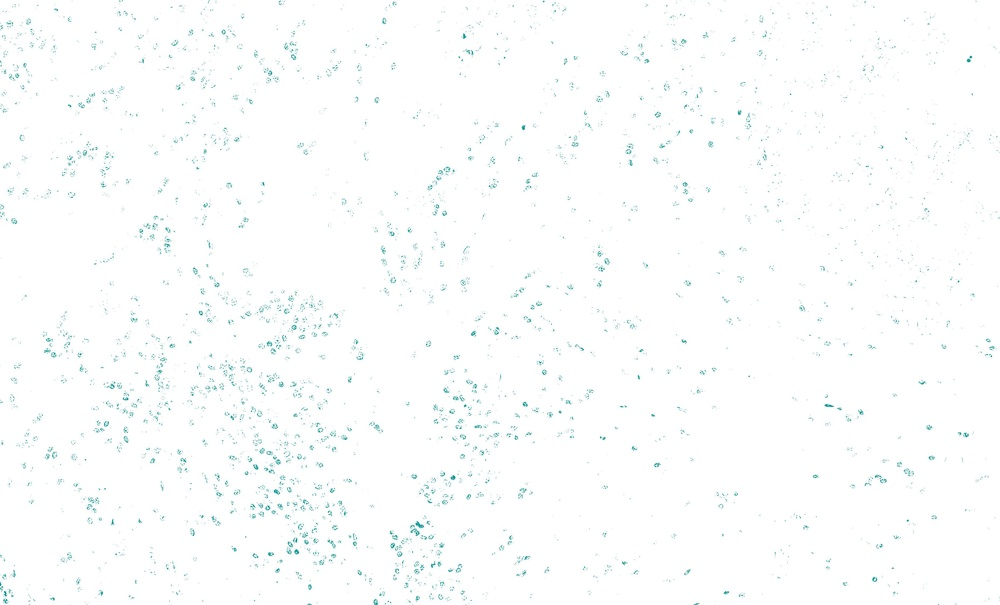
#> input picture Digital_segmentation_BRCA_547_Capstone/Pipeline_test_4_10_22/Pipeline_test_1/Individual_Clusters/19/4/0.jpg, 1000 x 605 px, shrunk from 3710 x 2245 before the run, given in place of test_1.tif, which was not available
$ jupyter execute TIL_Pipeline_1.ipynb   (shell and % lines are left out)   (text cells are left out)
#> lines starting #> are read from the running program, lines starting #| are printed output that depends on the picture; pictures that were not available may be replaced by others from this repository, and a replacement may not be noted
[cell 1]
# Libraries

import os
import cv2
import numpy as np
import pandas as pd
from tqdm import tqdm
import matplotlib as mpl
import matplotlib.pyplot as plt

[cell 2]
# Setting Parameters for Matplotlib

mpl.rcParams['lines.linewidth'] = 2
mpl.rcParams['figure.figsize'] = (8, 6)
mpl.rcParams['font.size'] = 15

[cell 3]
# Defining colors for clustering

colors = [np.array([204, 0, 0]), np.array([204, 204, 0]), np.array([0, 204, 0]),
          np.array([0, 153, 153]), np.array([102, 0, 204]), np.array([102, 0, 51]),
         np.array([51, 153, 255])]

[cell 4]
# Importing .tif file

img = cv2.imread('test_1.tif')
#> img is the input picture: shape (605, 1000, 3); mean B, G, R 253.1, 253.1, 251.7

[cell 5]
# Defining a path for individual cluster analysis

individual_path = "/Users/yanyaohan/Desktop/Pipeline_test_1/Individual_Clusters/"

[cell 6]
# Defining a model for a required number of clusters

# Three outputs
#compact = compactness (sum of squared of distances)
#labels = required labels
#center = center of each cluster (represents the color profile)

def cluster_model(cluster_num, img=img):
#> called with cluster_num = 19
    img2 = img.reshape((-1, 3))
    img2 = np.float32(img2)

    # We define criteria based on epsilon and number of iterations i.e. whichever is achieved first
    criteria = (cv2.TERM_CRITERIA_EPS + cv2.TermCriteria_MAX_ITER, 10, 0.1)
    # Number of clusters
    k = cluster_num
    # Number of attempts (no. of times algo is executed using different labellings)
    attempts = 10

    compact, label, center = cv2.kmeans(img2, k, None, criteria, attempts, cv2.KMEANS_RANDOM_CENTERS)
#> compact = 4993223.4; center = 19 rows, first 8: [231.5, 234.5, 203], [251.1, 252.6, 223.5], [240.1, 240.5, 235.2], [229.1, 229.8, 220.6], [216.6, 218.3, 201], [203.2, 205.9, 180.4], [240.1, 241.4, 223.6], [247.3, 247.4, 244.2]

    return compact, label, center

[cell 7]
# Lets do it for 19 clusters right now

compact_19, label_19, center_19 = cluster_model(19)
#> compact_19 = 4993223.4; center_19 has the same summary as center in cluster_model

[cell 8]
# Visualizing each individual cluster

def single_cluster_extraction(cluster_num, tot_clust,
                              center, label):

    new_center = np.zeros(center.shape)

    for i in range(len(center)):
        if i == cluster_num:
            col = np.random.randint(0, 6)
            new_center[i] = colors[col]
        else:
            new_center[i] = np.array([255, 255, 255])

    new_center = np.uint8(new_center)
    df = pd.DataFrame(label)
    df[0] = df[0].apply(lambda x: cluster_num if x==cluster_num else cluster_num-1)
    lab_new = np.array(df)
    new_res = new_center[lab_new.flatten()]
    new_res = new_res.reshape((img.shape))
    plt.imsave(individual_path + str(tot_clust) +
               "/Clusters/" + str(cluster_num) +
               ".jpg", new_res)

    return None

[cell 9]
# Extracting total number of individual clusters:

tot_cluster = 19

for clust_num in tqdm(range(tot_cluster)):
    single_cluster_extraction(clust_num, tot_cluster,
                             center_19, label_19)
#> this loop made 19 passes
#> pass 1, in single_cluster_extraction, `plt.imsave(individual_path + str(tot_clust) + "/Clusters/" + str(clust..`:
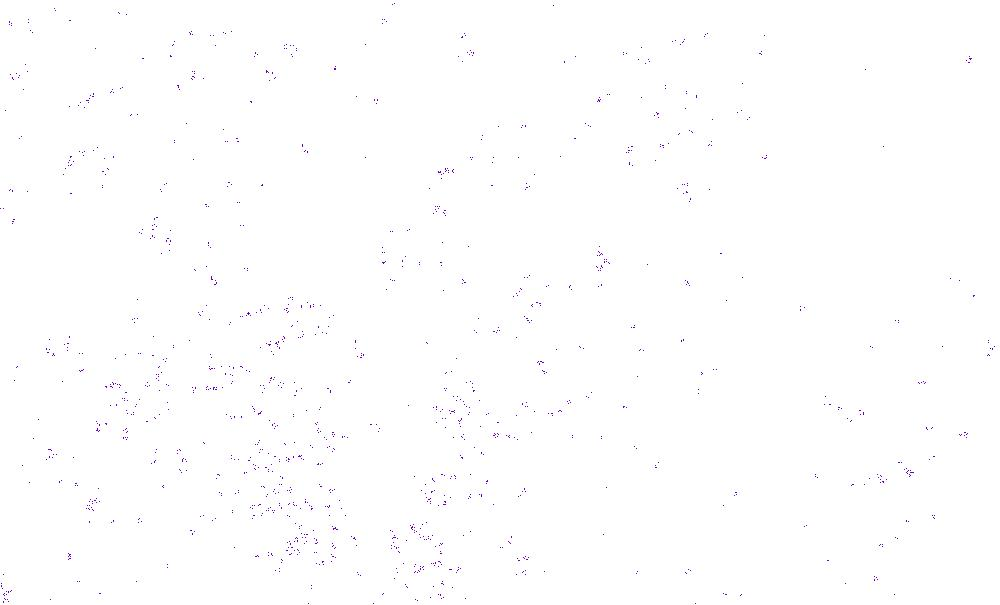
#> saved as 0.jpg: shape (605, 1000, 3); mean R, G, B 254.1, 254, 254.1
#> pass 2, in single_cluster_extraction (call 2), `plt.imsave(individual_path + str(tot_clust) + "/Clusters/" + str(clust..`:
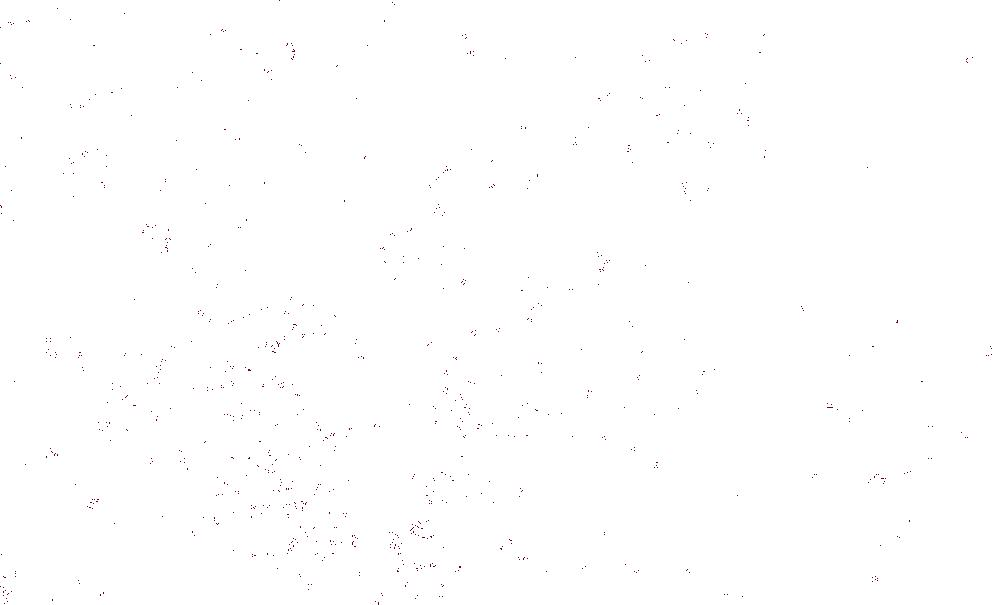
#> saved as 1.jpg: shape (605, 1000, 3); mean R, G, B 254.4, 254.3, 254.4

[cell 10]
# Defining a cluster that extracts a specified cluster from the original image

def required_cluster(cluster_num,
                     tot_clust,
                     label):
#> called with cluster_num = 14, tot_clust = 19, label = array of shape (605000, 1)
    img_new = img.reshape((-1, 3))
    img_req = np.zeros(img_new.shape)

    for i in range(len(label)):
        if label[i] == cluster_num:
            img_req[i] = img_new[i]
        else:
            img_req[i] = np.array([255, 255, 255])

    plt.imsave(individual_path + str(tot_clust) + "/required_cluster.jpg",
               np.uint8(img_req.reshape(img.shape)))

    return None

[cell 11]
clust_num = 14
label = label_19

required_cluster(clust_num,
                 tot_cluster,
                 label_19)

[cell 12]
n_sub_clusters = 4
sub_img = cv2.imread(individual_path + str(tot_cluster) + "/required_cluster.jpg")

[cell 13]
# Defining a model for the required number of sub-clusters

compact, label, center = cluster_model(n_sub_clusters, img=sub_img)
#> compact = 1417038.3; center = [[255.9, 255.9, 255.9], [252.7, 252.8, 252.8], [254, 254, 254], [250.4, 250.6, 250.6]]

[cell 14]
def sub_clusters(n_cluster):

#> called with n_cluster = 4
    for cluster_num in tqdm(range(n_cluster)):
        new_center = np.zeros(center.shape)
        for i in range(len(center)):
            if i == cluster_num:
                col = np.random.randint(0, 6)
                new_center[i] = colors[col]
            else:
                new_center[i] = np.array([255, 255, 255])

        new_center = np.uint8(new_center)
        df = pd.DataFrame(label)
        df[0] = df[0].apply(lambda x: cluster_num if x==cluster_num else cluster_num-1)
        lab_new = np.array(df)
        new_res = new_center[lab_new.flatten()]
        new_res = new_res.reshape((img.shape))
        plt.imsave(individual_path + str(tot_cluster) + "/"
                   + str(n_cluster) + "/" + str(cluster_num) +
                   ".jpg", new_res)
#> this loop made 4 passes
#> pass 1, in sub_clusters, `new_res = new_res.reshape((img.shape))`:
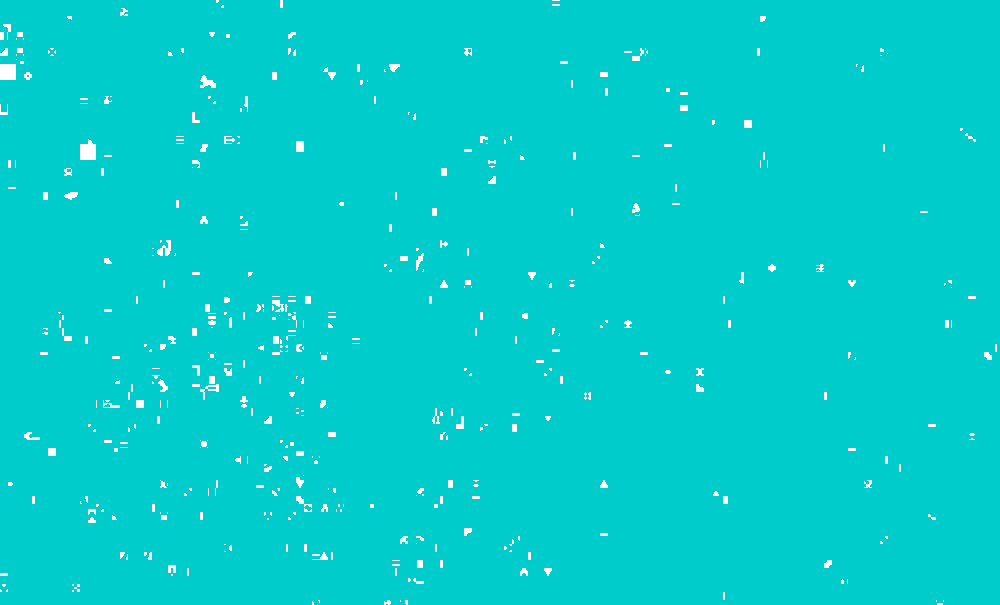
#> new_res: shape (605, 1000, 3); mean B, G, R 204.8, 204.8, 4
#> pass 1, in sub_clusters, `plt.imsave(individual_path + str(tot_cluster) + "/" + str(n_cluster) +..`:
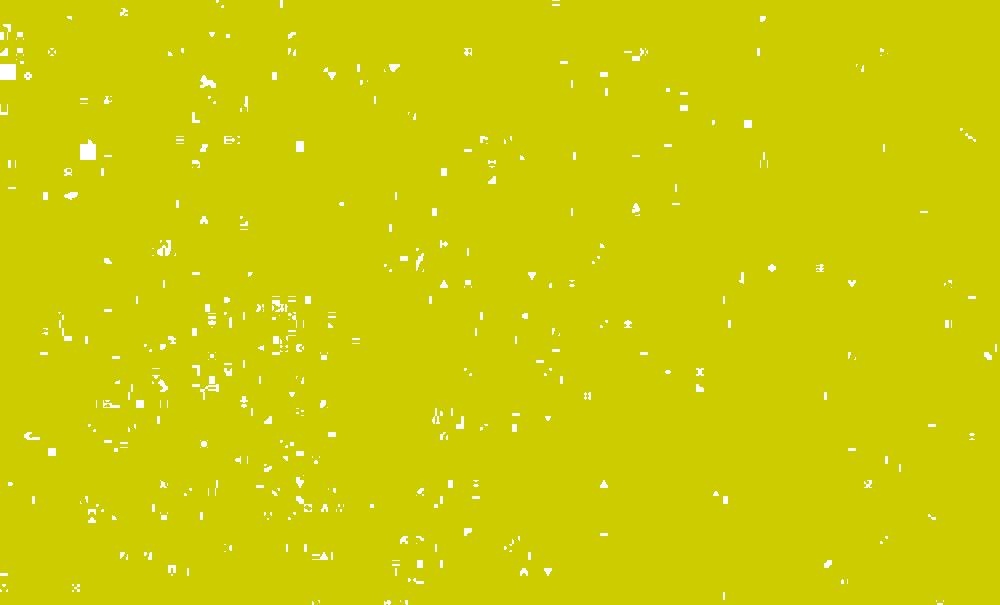
#> saved as 0.jpg: shape (605, 1000, 3); mean R, G, B 205.6, 204.7, 4.4
#> pass 2, in sub_clusters, `new_res = new_res.reshape((img.shape))`:
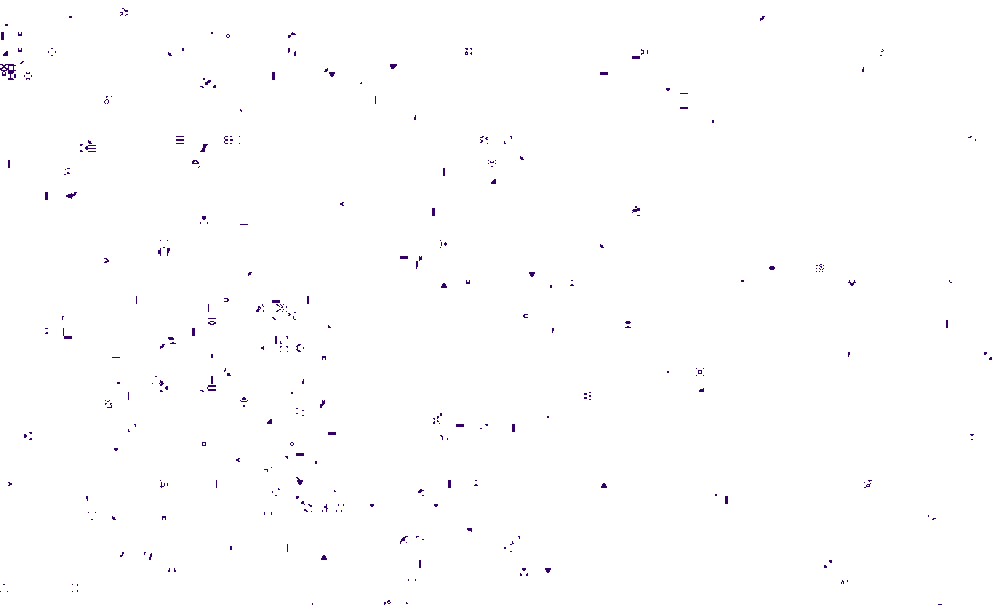
#> new_res: shape (605, 1000, 3); mean B, G, R 254.3, 253.8, 254

    return None

[cell 15]
sub_clusters(n_sub_clusters)

[cell 16]
# Merging 2 most Relevant Clusters

def merge_2_clusters(n_cluster, n1,
                     n2, img=sub_img):

#> called with n_cluster = 4, n1 = 0, n2 = 2
    img_new = img.reshape((-1, 3))
    img_req = np.zeros(img_new.shape)

    for i in tqdm(range(len(label))):
        if label[i] == n1:
            img_req[i] = colors[2]
        elif label[i] == n2:
            img_req[i] = colors[5]
        else:
            img_req[i] = np.array([255, 255, 255])

    plt.imsave(individual_path + str(tot_cluster) + "/"
               + str(n_cluster) + "/merged_image.jpg",
               np.uint8(img_req.reshape(img.shape)))
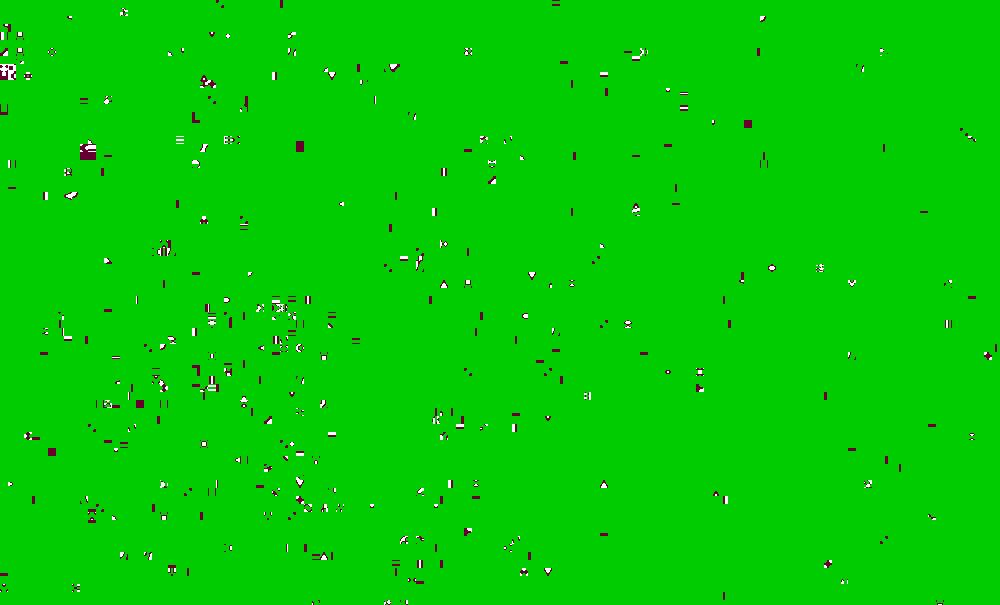
#> saved as merged_image.jpg: shape (605, 1000, 3); mean R, G, B 3.6, 202.1, 3.2

    return None

[cell 17]
merge_2_clusters(n_sub_clusters, 0, 2)

[cell 18]
mer_img = cv2.imread(individual_path + str(tot_cluster) + "/"
                     + str(n_sub_clusters) + "/merged_image.jpg")

overlay_img = cv2.addWeighted(img, 0.6, mer_img, 0.4, 0)
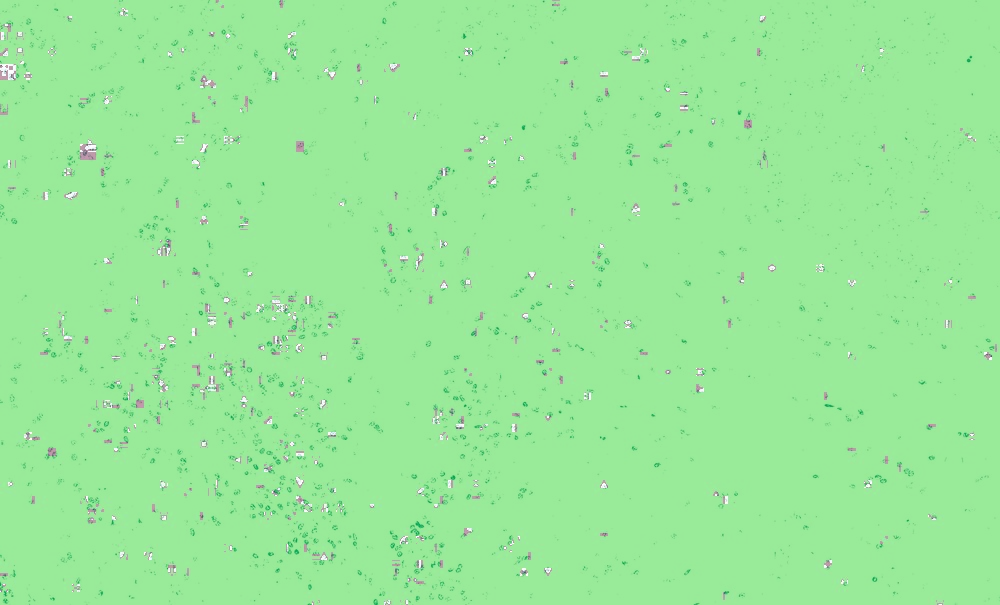
#> overlay_img: shape (605, 1000, 3); mean B, G, R 152.8, 233, 152.2

plt.imsave(individual_path + str(tot_cluster) + "/"
           + str(n_sub_clusters) + "/overlay_image.jpg",
           np.uint8(overlay_img.reshape(img.shape)))

$ run again, on Digital_segmentation_BRCA_547_Capstone/Pipeline_test_4_10_22/Pipeline_test_1/Individual_Clusters/19/4/1.jpg
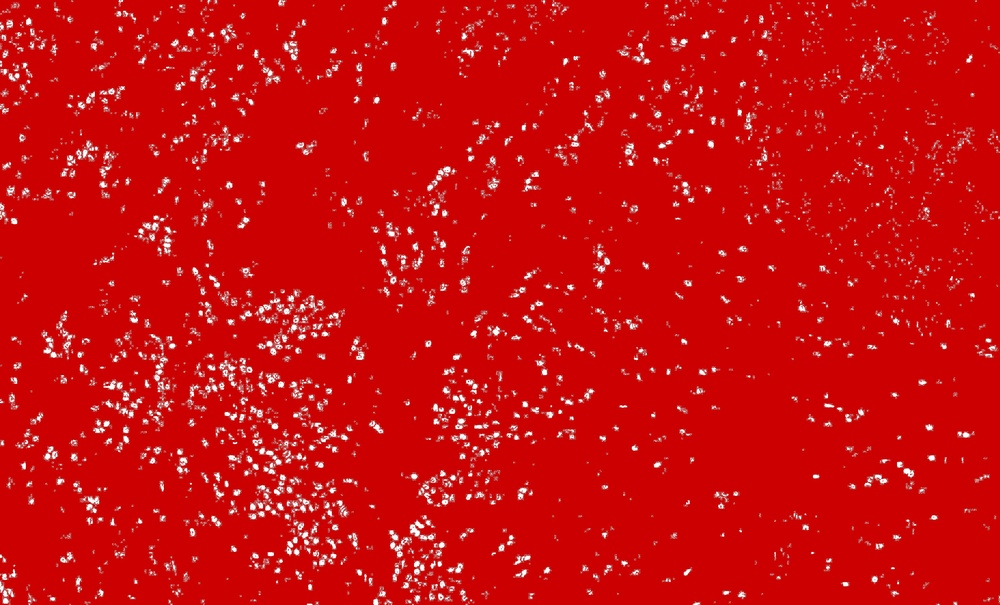
#> input picture Digital_segmentation_BRCA_547_Capstone/Pipeline_test_4_10_22/Pipeline_test_1/Individual_Clusters/19/4/1.jpg, 1000 x 605 px, shrunk from 3710 x 2245 before the run, given in place of test_1.tif, which was not available
#> img is the input picture: shape (605, 1000, 3); mean B, G, R 13.8, 12.9, 203.6
#> in cluster_model, `compact, label, center = cv2.kmeans(img2, k, None, criteria, attempts,..`: compact = 24881087.4; center = 19 rows, first 8: [146.5, 146.3, 206.1], [117.4, 116.6, 172.9], [42.58, 42.65, 203.2], [118.6, 118.9, 222.4], [147.8, 148.3, 243], [102.3, 102.2, 195.6], [84.58, 83.82, 159.3], [78.78, 78.45, 185]
#> compact_19 = 24881087.4; center_19 has the same summary as center in cluster_model
#> `compact, label, center = cluster_model(n_sub_clusters, img=sub_img)`: compact = 6292947.3; center = [[234.1, 231.1, 231.5], [248.5, 245.6, 246.1], [120.4, 112.1, 113.4], [255.6, 255.7, 255.8]]
#> the loop in sub_clusters, `for cluster_num in tqdm(range(n_cluster)):` made 4 passes
#> pass 1, in sub_clusters, `plt.imsave(individual_path + str(tot_cluster) + "/" + str(n_cluster) +..`:
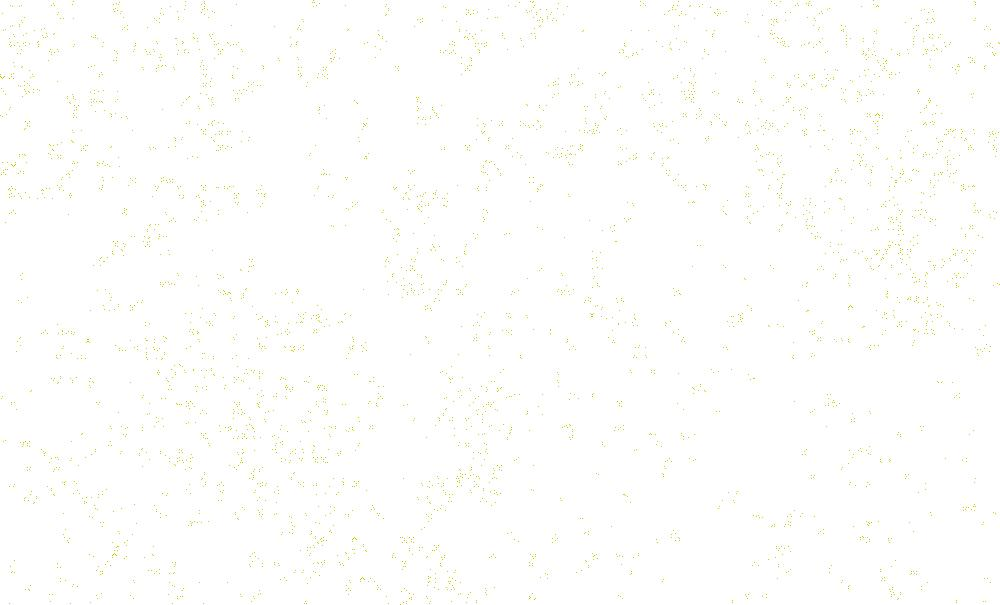
#> saved as 0.jpg: shape (605, 1000, 3); mean R, G, B 253.9, 253.9, 252.3
#> `plt.imsave(individual_path + str(tot_cluster) + "/" + str(n_sub_cluste..`:
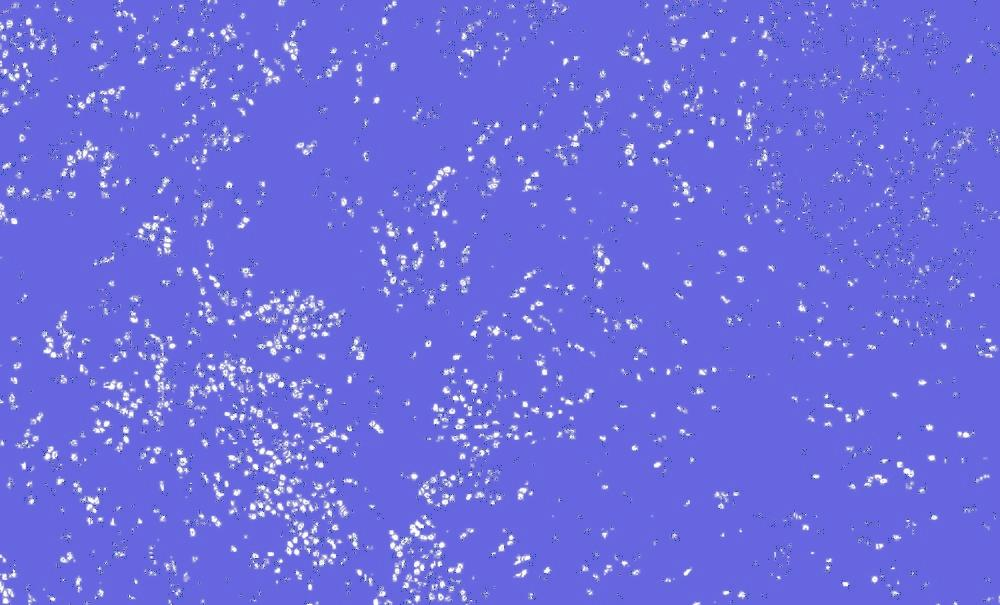
#> saved as overlay_image.jpg: shape (605, 1000, 3); mean R, G, B 108.8, 108.3, 222
